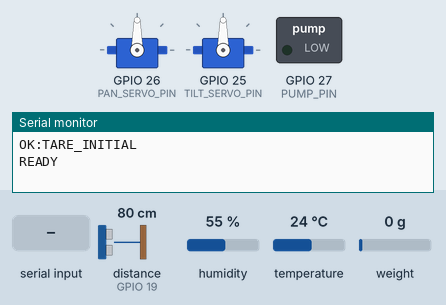
The sketch below on a simulated ESP32. Shown: 2 × servo, switched loads named in the sketch (green lamp = pin HIGH), the last lines printed to the serial monitor. Wiring (inferred from the names in the program): ultrasonic range finder: trigger GPIO 18; echo GPIO 19. Inputs (shaded band) come from the test bench; at power-on: distance to the obstacle (sensor on GPIO 19) 80 cm, humidity 55 %, temperature 24 °C, weight on the scale 0 g. The echo pulse lasts 58.3 µs per cm; EEPROM starts erased; pins used as bus, display or sensor lines are not drawn.

Above: at 4.5 s.
4.6 s: "PING,1\n" received over Serial
At 5.9 s:
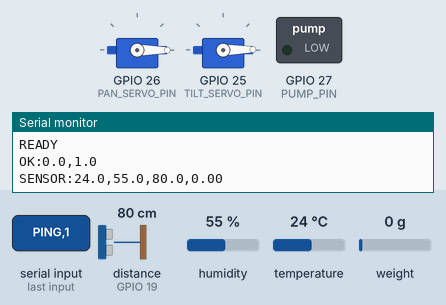
6.2 s: "HOME\n" received over Serial
At 7.2 s:
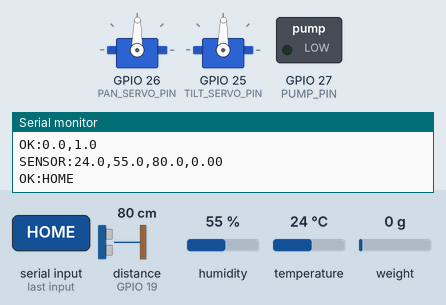
7.8 s: "PUMP,FIRE\n" received over Serial
At 8.6 s:
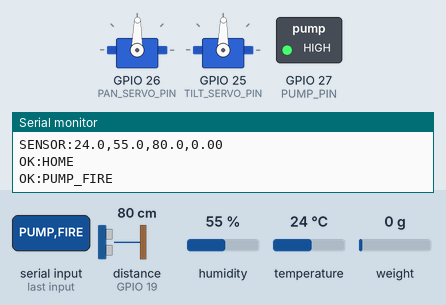
14.3 s: "PING,150\n" received over Serial
At 15.6 s:
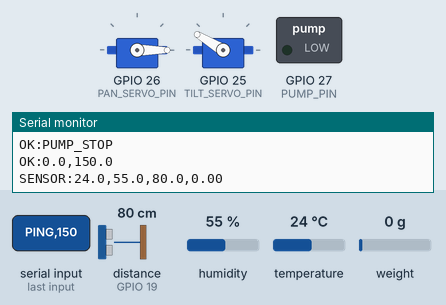
15.9 s: "90,45\n" received over Serial
At 17.2 s:
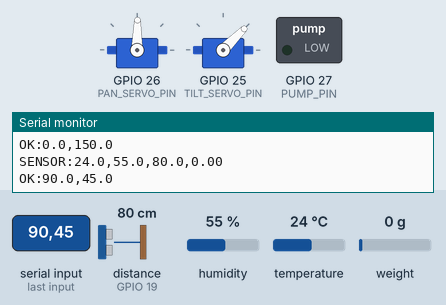
17.5 s: "30,150\n" received over Serial
At 18.6 s:
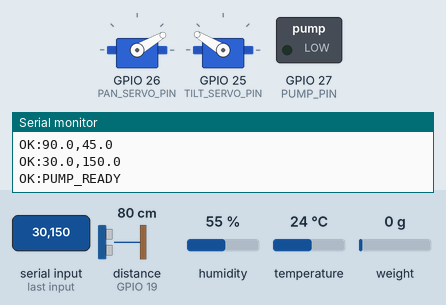
Timing chart, 0 to 20.1 s (numbered marks = the images above; inputs shaded):
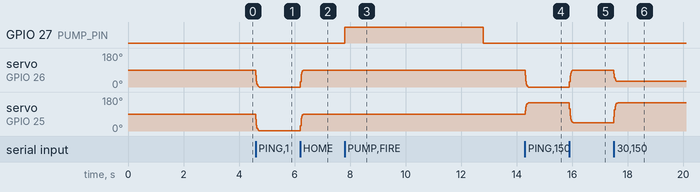

Measured:
- after the input at 4.6 s, servo on GPIO 26 (PAN_SERVO_PIN): 90° → 0° at once; servo on GPIO 25 (TILT_SERVO_PIN): 90° → 1° at once
- after the input at 6.2 s, servo on GPIO 26 (PAN_SERVO_PIN): 0° → 89° at once; servo on GPIO 25 (TILT_SERVO_PIN): 1° → 89° at once
- after the input at 7.8 s, GPIO 27 (PUMP_PIN): LOW → HIGH at once, → LOW 5.0 s later
- after the input at 14.3 s, servo on GPIO 26 (PAN_SERVO_PIN): 89° → 0° at once; servo on GPIO 25 (TILT_SERVO_PIN): 89° → 149° at once
- after the input at 15.9 s, servo on GPIO 26 (PAN_SERVO_PIN): 0° → 89° at once; servo on GPIO 25 (TILT_SERVO_PIN): 149° → 45° at once
- after the input at 17.5 s, servo on GPIO 26 (PAN_SERVO_PIN): 89° → 30° at once; servo on GPIO 25 (TILT_SERVO_PIN): 45° → 149° at once

The sketch:

esp32_firmware.ino
```cpp
/*
 * BeeGuard ESP32 Edge Firmware
 * ============================
 * 2× MG996R servos (pan/tilt)
 * DHT11 (temperature, humidity)
 * HC-SR05 (water tank level)
 * 4× 50kg load cell + HX711 (honey weight)
 * Water pump via 5V opto-isolated relay (defend against hornet attacks)
 * Serial USB (115200 baud) to Python host.
 *
 * Wiring:
 *   Pan  Servo (Shoulder) → GPIO 26
 *   Tilt Servo (Elbow)    → GPIO 25
 *   Pump Relay IN         → GPIO 27   (active HIGH — xem PUMP_ACTIVE_LOW)
 *   DHT11 Data            → GPIO 21   (module 3 chân thường có sẵn pull-up; nếu DHT11 rời thì gắn 4.7k–10k giữa DATA và VCC)
 *   HC-SR05 TRIG / ECHO   → GPIO 18 / 19
 *   HX711 DT / SCK        → GPIO 32 / 33
 *
 *   ⚠ Bơm phải có NGUỒN RIÊNG (không cấp qua ESP32). Relay chỉ đóng/cắt
 *     dòng cho bơm. Chia GND chung giữa ESP32 và nguồn bơm.
 *
 * Required libraries (Arduino IDE → Library Manager):
 *   - ESP32Servo
 *   - DHT sensor library (Adafruit)
 *   - HX711_ADC by Olav Kallhovd      <-- KHÔNG phải HX711 của Bogdan/Rob Tillaart
 *
 * Serial protocol:
 *   Host → ESP32:
 *     "PAN,TILT\n"     servo angles, e.g. "90,45\n"
 *     "HOME\n"         center both servos
 *     "PUMP,FIRE\n"    bắn nước 5s rồi tự tắt + cooldown 5s mới bắn tiếp
 *     "TARE\n"         tare load cell (non-blocking); offset mới được LƯU vào NVS
 *                      → lần boot sau khôi phục gốc 0 này, không tare lại.
 *     "PING\n"         responds "PONG\n"
 *
 *   ESP32 → Host (every 5s):
 *     "SENSOR:temp,humidity,distance_cm,weight_kg\n"
 *     -999.0 = sensor error / not ready.
 *   ESP32 → Host (pump events):
 *     "OK:PUMP_FIRE"      bắt đầu bắn
 *     "BUSY:PUMP"         đang FIRING hoặc COOLDOWN — fire bị bỏ qua
 *     "OK:PUMP_STOP"      hết 5s bắn → tắt relay, vào cooldown
 *     "OK:PUMP_READY"     hết cooldown → IDLE, sẵn sàng bắn tiếp
 *   ESP32 → Host (load cell events lúc boot):
 *     "OK:TARE_RESTORED,<offset>"  có offset trong NVS → khôi phục, không tare
 *     "OK:TARE_INITIAL"            lần đầu boot (NVS rỗng) → tare cứng + lưu offset
 *     "OK:TARE_COMPLETE"           tare từ host hoàn tất → offset đã lưu vào NVS
 */

#include <ESP32Servo.h>
#include <DHT.h>
#include <HX711_ADC.h>
#include <Preferences.h>

// ============== PIN DEFINITIONS ==============
#define PAN_SERVO_PIN   26
#define TILT_SERVO_PIN  25
#define PUMP_PIN        27

// Module relay 5V active-HIGH (kích ở mức HIGH).
// Lý do dùng active-HIGH: khi ESP32 boot/reset, GPIO ở trạng thái high-Z ~300-500ms.
// Active-HIGH + pull-down (nội hoặc ngoài) → mức OFF mặc định, relay không tự đóng khi cắm điện hay mở COM.
#define PUMP_ACTIVE_LOW false

#define PUMP_FIRE_MS      5000UL   // thời gian bắn nước
#define PUMP_COOLDOWN_MS  5000UL   // thời gian nghỉ trước lần bắn kế

#define DHT_PIN         21
#define DHT_TYPE        DHT11

#define TRIG_PIN        18
#define ECHO_PIN        19

#define HX711_DT_PIN    32
#define HX711_SCK_PIN   33

// ============== LOAD CELL CALIBRATION ==============
// Sau khi cân vật chuẩn: new_factor = old_factor * (reading / true_weight_kg)
// Đã calibrate với chai 1 kg → reading ~63 kg ở factor 420 → factor mới = 420 * 63 = 26460.
#define LOADCELL_CAL_FACTOR  26460.0f

// Thời gian chờ HX711 ổn định khi khởi động (ms).
#define LOADCELL_STABILIZE_MS 2000

// ============== SERVO CONFIGURATION ==============
#define PAN_MIN         0
#define PAN_MAX         180
#define TILT_MIN        0
#define TILT_MAX        180
#define PAN_HOME        90
#define TILT_HOME       90

#define SERVO_MIN_US    500
#define SERVO_MAX_US    2500

#define SMOOTH_FACTOR   0.3f

// ============== TIMING ==============
#define SENSOR_INTERVAL 5000   // ms

// ============== OBJECTS ==============
Servo panServo;
Servo tiltServo;
DHT dht(DHT_PIN, DHT_TYPE);
HX711_ADC LoadCell(HX711_DT_PIN, HX711_SCK_PIN);
Preferences prefs;

// NVS lưu tare offset → lần boot sau dùng lại gốc 0 đã calibrate, không cần tare lại.
// Sentinel để phát hiện key chưa tồn tại (lần boot đầu tiên).
const char* PREFS_NS       = "beeguard";
const char* PREFS_KEY_TARE = "tare_off";
const long  TARE_SENTINEL  = 0x7FFFFFFFL;

float currentPan  = PAN_HOME;
float currentTilt = TILT_HOME;
float targetPan   = PAN_HOME;
float targetTilt  = TILT_HOME;

String inputBuffer = "";

unsigned long lastUpdateTime = 0;
const unsigned long UPDATE_INTERVAL = 10;

unsigned long lastSensorTime = 0;
bool loadCellReady = false;

// ============== PUMP STATE MACHINE ==============
enum PumpState { PUMP_IDLE, PUMP_FIRING, PUMP_COOLDOWN };
PumpState pumpState = PUMP_IDLE;
unsigned long pumpStateEntered = 0;

inline void pumpRelayOn()  { digitalWrite(PUMP_PIN, PUMP_ACTIVE_LOW ? LOW  : HIGH); }
inline void pumpRelayOff() { digitalWrite(PUMP_PIN, PUMP_ACTIVE_LOW ? HIGH : LOW ); }

// ============== SETUP ==============
void setup() {
  Serial.begin(115200);
  Serial.setTimeout(10);

  // Boot an toàn cho relay Active HIGH:
  // 1. INPUT_PULLDOWN trước → chân được kéo LOW bằng pull-down nội ngay khi setup chạy,
  //    relay nhả (chứ không bị kích bởi nhiễu trên dây IN khi pin còn high-Z).
  // 2. Đặt latch LOW (mức OFF cho active-HIGH).
  // 3. Chuyển sang OUTPUT → vẫn LOW → relay vẫn nhả.
  // 4. Gọi pumpRelayOff() cho chắc (nếu polarity flag thay đổi).
  if (PUMP_ACTIVE_LOW) {
    pinMode(PUMP_PIN, INPUT_PULLUP);
  } else {
    pinMode(PUMP_PIN, INPUT_PULLDOWN);
  }
  digitalWrite(PUMP_PIN, PUMP_ACTIVE_LOW ? HIGH : LOW);
  pinMode(PUMP_PIN, OUTPUT);
  pumpRelayOff();

  pinMode(TRIG_PIN, OUTPUT);
  pinMode(ECHO_PIN, INPUT);
  digitalWrite(TRIG_PIN, LOW);

  dht.begin();

  // HX711_ADC: chỉ ổn định trong setup (không tare ở đây), sau đó loop chỉ gọi update().
  // Tare offset được khôi phục từ NVS để có thể đặt sẵn vật lên cân lúc khởi động.
  prefs.begin(PREFS_NS, false);
  LoadCell.begin();
  LoadCell.start(LOADCELL_STABILIZE_MS, false /*no tare*/);
  if (LoadCell.getTareTimeoutFlag() || LoadCell.getSignalTimeoutFlag()) {
    Serial.println("ERR:HX711_TIMEOUT");
    loadCellReady = false;
  } else {
    LoadCell.setCalFactor(LOADCELL_CAL_FACTOR);

    long savedOffset = prefs.getLong(PREFS_KEY_TARE, TARE_SENTINEL);
    if (savedOffset != TARE_SENTINEL) {
      // Đã có offset cũ → khôi phục, không tare. Vật đặt sẵn sẽ hiển thị đúng kg.
      LoadCell.setTareOffset(savedOffset);
      Serial.print("OK:TARE_RESTORED,");
      Serial.println(savedOffset);
    } else {
      // Lần đầu chạy (NVS rỗng) → tare cứng để có gốc 0, rồi lưu vào NVS.
      LoadCell.tare();  // blocking
      prefs.putLong(PREFS_KEY_TARE, LoadCell.getTareOffset());
      Serial.println("OK:TARE_INITIAL");
    }
    loadCellReady = true;
  }

  ESP32PWM::allocateTimer(0);
  ESP32PWM::allocateTimer(1);
  panServo.setPeriodHertz(50);
  tiltServo.setPeriodHertz(50);
  panServo.attach(PAN_SERVO_PIN, SERVO_MIN_US, SERVO_MAX_US);
  tiltServo.attach(TILT_SERVO_PIN, SERVO_MIN_US, SERVO_MAX_US);

  panServo.write(PAN_HOME);
  tiltServo.write(TILT_HOME);
  currentPan  = PAN_HOME;
  currentTilt = TILT_HOME;

  delay(500);
  Serial.println("READY");
}

// ============== MAIN LOOP ==============
void loop() {
  while (Serial.available()) {
    char c = Serial.read();
    if (c == '\n' || c == '\r') {
      if (inputBuffer.length() > 0) {
        processCommand(inputBuffer);
        inputBuffer = "";
      }
    } else {
      inputBuffer += c;
    }
  }

  // HX711_ADC: gọi update() càng nhanh càng tốt để bộ lọc trượt hoạt động.
  if (loadCellReady) {
    LoadCell.update();
    if (LoadCell.getTareStatus()) {
      // Tare từ host vừa hoàn tất → lưu offset mới vào NVS để lần boot sau dùng lại.
      prefs.putLong(PREFS_KEY_TARE, LoadCell.getTareOffset());
      Serial.println("OK:TARE_COMPLETE");
    }
  }

  unsigned long now = millis();
  if (now - lastUpdateTime >= UPDATE_INTERVAL) {
    lastUpdateTime = now;
    updateServos();
  }

  updatePumpState(now);

  if (now - lastSensorTime >= SENSOR_INTERVAL) {
    lastSensorTime = now;
    readAndSendSensors();
  }
}

// ============== PUMP STATE MACHINE ==============
// IDLE → (FIRE) → FIRING (5s, relay ON) → COOLDOWN (5s, relay OFF) → IDLE
void updatePumpState(unsigned long now) {
  switch (pumpState) {
    case PUMP_IDLE:
      // Chờ lệnh FIRE từ processCommand().
      break;
    case PUMP_FIRING:
      if (now - pumpStateEntered >= PUMP_FIRE_MS) {
        pumpRelayOff();
        pumpState = PUMP_COOLDOWN;
        pumpStateEntered = now;
        Serial.println("OK:PUMP_STOP");
      }
      break;
    case PUMP_COOLDOWN:
      if (now - pumpStateEntered >= PUMP_COOLDOWN_MS) {
        pumpState = PUMP_IDLE;
        Serial.println("OK:PUMP_READY");
      }
      break;
  }
}

// ============== COMMAND PROCESSING ==============
void processCommand(String cmd) {
  cmd.trim();

  if (cmd == "PING") {
    Serial.println("PONG");
    return;
  }

  if (cmd == "HOME") {
    targetPan  = PAN_HOME;
    targetTilt = TILT_HOME;
    Serial.println("OK:HOME");
    return;
  }

  if (cmd == "PUMP,FIRE") {
    if (pumpState == PUMP_IDLE) {
      pumpRelayOn();
      pumpState = PUMP_FIRING;
      pumpStateEntered = millis();
      Serial.println("OK:PUMP_FIRE");
    } else {
      // Đang FIRING hoặc COOLDOWN → host gửi loạn cũng không kích lại.
      Serial.println("BUSY:PUMP");
    }
    return;
  }

  if (cmd == "TARE") {
    if (loadCellReady) {
      LoadCell.tareNoDelay();
      Serial.println("OK:TARE");
    } else {
      Serial.println("ERR:HX711_NOT_READY");
    }
    return;
  }

  // Parse "PAN,TILT"
  int commaIndex = cmd.indexOf(',');
  if (commaIndex > 0) {
    float pan  = cmd.substring(0, commaIndex).toFloat();
    float tilt = cmd.substring(commaIndex + 1).toFloat();
    pan  = constrain(pan,  PAN_MIN,  PAN_MAX);
    tilt = constrain(tilt, TILT_MIN, TILT_MAX);
    targetPan  = pan;
    targetTilt = tilt;
    Serial.print("OK:");
    Serial.print(pan, 1);
    Serial.print(",");
    Serial.println(tilt, 1);
  }
}

// ============== SERVO SMOOTHING ==============
void updateServos() {
  currentPan  = currentPan  + SMOOTH_FACTOR * (targetPan  - currentPan);
  currentTilt = currentTilt + SMOOTH_FACTOR * (targetTilt - currentTilt);
  panServo.write((int)currentPan);
  tiltServo.write((int)currentTilt);
}

// ============== SENSOR READING ==============
float readDistanceCm() {
  digitalWrite(TRIG_PIN, LOW);
  delayMicroseconds(2);
  digitalWrite(TRIG_PIN, HIGH);
  delayMicroseconds(10);
  digitalWrite(TRIG_PIN, LOW);

  long duration = pulseIn(ECHO_PIN, HIGH, 30000);
  if (duration == 0) return -1.0f;

  float distance = (duration * 0.0343f) / 2.0f;
  if (distance < 2.0f || distance > 400.0f) return -1.0f;
  return distance;
}

float readWeightKg() {
  if (!loadCellReady) return -999.0f;
  // HX711_ADC luôn trả giá trị đã smooth bởi LoadCell.update() trong loop.
  // Đảo dấu để khi đè lên load cell hiển thị giá trị dương (khỏi phải đảo dây E+/E-).
  float w = -LoadCell.getData();
  // Deadband ±0.05 kg: triệt noise quanh zero để khỏi hiển thị "-0.00" / "-0.01"
  if (w > -0.05f && w < 0.05f) w = 0.0f;
  return w;
}

void readAndSendSensors() {
  // Adafruit DHT có cache 2s nội bộ — đọc 1 lần / chu kỳ là đủ.
  // Đọc humidity trước rồi temperature: cả hai dùng chung 1 lần đo bit-banged.
  float humidity    = dht.readHumidity();
  float temperature = dht.readTemperature();
  if (isnan(temperature)) temperature = -999.0f;
  if (isnan(humidity))    humidity    = -999.0f;

  float distance = readDistanceCm();
  float weight   = readWeightKg();

  Serial.print("SENSOR:");
  Serial.print(temperature, 1);
  Serial.print(",");
  Serial.print(humidity, 1);
  Serial.print(",");
  Serial.print(distance, 1);
  Serial.print(",");
  Serial.println(weight, 2);
}
```
